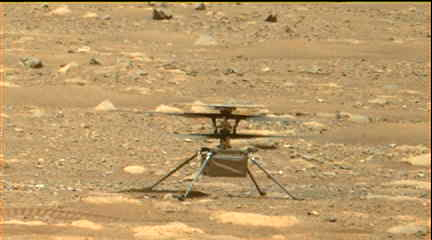
#> input picture picture.jpg, 432 x 240 px
$ jupyter execute --allow-errors Python_Problem_Solving_Kit.ipynb   (shell and % lines are left out)
#> lines starting #> are read from the running program, lines starting #| are printed output that depends on the picture
<a href="https://colab.research.google.com/github/elvinado/Problem-Solving-Kit/blob/main/Python_Problem_Solving_Kit.ipynb" target="_parent"></a>

<a id="Toc"></a>

# Table of Content

[Minimum Basic Concepts](#Section00)

<ins>Basic Skills</ins>

1. [Create a list](#Section01)
2. [Do thing repetitively](#Section02)
3. [Find duplicates in list](#Section03)
4. [Make all text capital or lowercase, etc.](#Section04)
5. [Do simple maths](#Section05)
6. [Do simple statistics](#Section06)
7. [Compare things](#Section07)
8. [Do thing only when condition is met](#Section08)
9. [Choose randomly from a list](#Section09)

<ins>Combination of Multiple Skills</ins>

10. [Generate Folders from list & list out folder contents?](#Section10)
11. [Rearrange files into folders?](#Section11)
12. [Plot list of x values and y values](#Section12)
13. [Download things from the internet](#Section13)
14. [Manipulate image](#Section14)
15. [Load Excel file into Python for further analysis](#Section15)
16. [Investigate table of data](#Section16)
17. [Search specific text from many text files](#Section17)
18. [So Fizz Buzz problem](#Section18)
19. [Check the impact of decimal places to the mean value](#Section19)
20. [Extract image frame from video](#Section20)
21. [Load and read table online](#Section21)

[Go to Table of Content](#Toc)
<a id="Section00"></a>

# Minimum Basic Concepts

And some rule of thumbs.

_Disclaimer: I ignore many nuances for the sake of simplity._

## 1. Variable
Basically any name that you decide. It is good habit to use descriptive noun as following:

        book           # variable name of a book (root word of the noun)
        books          # variable name of a list of book (use "s" at the end of the noun)
        reader_of_book # variable name for the reader of a book (use underscore)
        book_count     # variable name of the count of book (multiple word noun)

Don't name your variable like following:

        bk             # you believe this means book. BAD naming!
        bks            # you believe this means books. BAD naming!
        rob            # you believe this means reader. BAD naming!
        bc             # you believe this means count. BAD naming!

Some word are not allowed as variable names (also you have no reason to want to use them):

        True           # Reserved word Not allowed!
        None           # Reserved word Not allowed!
        1_var          # Starting with numbers not allowed!

        import keyword
        keyword.kwlist # To check all reserved word.

## 2. Assigment of value to a variable
Assign value on the right with **equal sign =** to variable on the left. Just like in mathematics.

        variable_name = value
        book = "Fluent Python, Clear,Consise, and Effective Programming"
        books = ["Fluent Python, Clear,Consise, and Effective Programming",
                 "Hands-On Machine Learning with Scikit-Learn, Keras & TensorFlow"]

## 3. List
List is something with **squared bracket \[...\]**

Each element is separated by **comma**

In my opinion the simplest data structure in Python. It can store 0,1 or more of "anything" in the list.

        []                         # empty list
        ["textbook"]               # 1 item in a list
        ["textbook","story_book"]  # 2 items in a list containing 2 texts
        ["textbook",2,my_variable] # 3 items in a list with mixture of "things" inside (text, number & variable). This is allowed but please avoid. Try not to mix. BAD habit!


## 4. Importing module
When our plain vanilla "Python" is not enough, we import module to add feature to our "Python".

        import os                         # import single module
        import matplotlib.pyplot as plt   # import single module with alias. "plt" in this case is common alias people use for pyplot.
        import os, math, statistics       # import multiple modules in one line
        from random import choice         # import a module from a package


## 5. Comment
Anything preceded by this **\# hashtag symbol** is called comment and will not be processed by the computer.

## 6. Indentation
Python use indentation in its syntax. Use 1 tab or 4 spaces or 2 spaces as indent.

        for number in numbers: # first line is not indented
            print(number)      # this line have 4 spaces indented compare to first line

_**p/s: But one day when you are skillfull enough you can do whatever you like. For now just follow this rule.**_

[Go to Table of Content](#Toc)
<a id="Section01"></a>

---
# How to a create list?

### Code Example
        ["a","l","v","i","n"]

[cell 1]
# create a fruits list containing Apple,Banana,Cherry,Dragon Fruit

# create a furnitures list containing chair,table,cupboard,sofa

# create a list of alphabet character from word sophisticated

# create a list of numbers containing 1,2,3,4,5,6

# create a list of numbers containing 1,3,5,7,9,11

# Solution

[cell 2]
# create a fruits list containing Apple,Banana,Cherry,Dragon Fruit
fruits = ["Apple","Banana","Cherry","Dragon Fruit"]
print(fruits)
# create a furnitures list containing chair,table,cupboard,sofa
furnitures = ['chair',"table",'cupboard',"sofa"]
print(furnitures)
# create a list of alphabet characters from the word sophisticated
chars = list("sophisticated")
print(chars)
# create a list of numbers containing 1,2,3,4,5,6
nos = [1,2,3,4,5,6]
print(nos)
nos2 = list(range(1,7))
print(nos2)
# create a list of numbers containing 1,3,5,7,9,11
nos3 = list(range(1,12,2))
print(nos3)
nos4 = nos3[::-1]
print(nos4)

[Go to Table of Content](#Toc)
<a id="Section02"></a>

---
# How to do thing repetitively?

Sometimes we need to do same thing again and again like a million times.

You need a for loop. Follow the following structure:

        for i in my_list:
            do something useful to i

### Code Example

        for x in ["a","l","v","i","n"]:
            print(f"In my name, there is character {x.upper()}")

[cell 3]
# alternative example, printing A 10 times
for _ in range(10):
    print("A")

## Do together

[cell 4]
# print the word apple 5 times

[cell 5]
# create list of things
fruits = ["Apple","Banana","Cherry","Dragon Fruit"]
# Print each fruits with the full sentense of "I love to eat FRUITNAME"

## Solution

[cell 6]
for _ in range(5):
    print("apple")

[cell 7]
for fruit in fruits:
    print(f"I love to eat {fruit}.")

### Extra
<ins>List Comprehension</ins>

Doing stuff to a list to create a new list using the following structure:

        [do_something_to_variable for variable in variable_list]

[cell 8]
# list comprehension
[f"I love to eat {fruit}." for fruit in fruits]

[Go to Table of Content](#Toc)
<a id="Section03"></a>

---
# How to find duplicates in list?

Then in this million things, you need to find if there are any duplication.

### Need to import collections module
        import collections

### Code Example
        # get a list
        words = ["car","cat","car","coat","call","cell","cart","cat","cat"]

        # count numbers of each item
        print(collections.Counter(words))

> Counter({'cat': 3, 'car': 2, 'coat': 1, 'call': 1, 'cell': 1, 'cart': 1})

## Do together

[cell 9]
# get a list
list_of_random_characters = list("guikljKUIKjfukgjhukytkhukfygkhjUKGYKHfguh".lower())
# count numbers of each item

## Solution

[cell 10]
import collections
# get a list
list_of_random_characters = list("guikljKUIKjfukgjhukytkhukfygkhjUKGYKHfguh".lower())
# count numbers of each item
print(dict(collections.Counter(list_of_random_characters)))

[Go to Table of Content](#Toc)
<a id="Section04"></a>

---
# How to do make all text capital or lowercase, etc.?

What I call **TEXT** if often in programming called **STRING**. In Python anything in between **double quote "..."** or **single quote '...'** is **STRING**

### Code Example
        # All uppercase
        "sometext".upper()

        # All lowercase
        "SomEtEXt".lower()

        # Capitalize Each Word
        "sometext".title()

        # Replace word
        "sometext".replace("e","i")

        # Make into list
        list("sometext")

## Do together

[cell 11]
text = """Beautiful is better than ugly.
Explicit is better than implicit.
Simple is better than complex.
Complex is better than complicated.
Flat is better than nested.
Sparse is better than dense.
Readability counts."""

[cell 12]
# Make all uppercase

[cell 13]
# Make all lowercase

[cell 14]
# Capitalize each word

[cell 15]
# Replace some word to another

[cell 16]
# Make sentences or text into list

## Solution

[cell 17]
print(text.upper(),"\n")
print(text.lower(),"\n")
print(text.title(),"\n")
print(text.replace("than","THANNNNN"),"\n")
print(text.split(),"\n")

[Go to Table of Content](#Toc)
<a id="Section05"></a>

---
# How to do simple maths?
- Arithmethic
- Trigonometry
- Combinations, Permutations
- Factorial
- Log, Power, Square Root

### Need to import math module
        import math
### Code Example
        x + y
        x - y
        x * y
        x / y
        math.degrees(radian_value)
        math.radians(degree_value)
        math.sin(radian_value)
        math.cos(radian_value)
        math.tan(radian_value)
        math.comb(n,k)
        math.perm(n,k)
        math.factorial(x)
        math.pow(10,2)
        math.log10(x)
        math.sqrt(x)

## Do together

[cell 18]
# plus

[cell 19]
# minus

[cell 20]
# multiply

[cell 21]
# division

[cell 22]
# import math

[cell 23]
# Degree -> Radian

[cell 24]
# Radian -> Degree

[cell 25]
# Sin

[cell 26]
# Cos

[cell 27]
# Tan

## Solution

[cell 28]
# Arithmetic
print(1 + 1)
print(2 - 1)
print(3 * 2)
print(10 / 5)

[cell 29]
import math

[cell 30]
import math
import matplotlib.pyplot as plt
print("pi/180 radians in degrees: ",math.degrees(math.pi/180)) # Radians -> Degree  => 180 degrees = pi radians
print("180 degrees in radians: ",math.radians(180))            # Degree  -> Radians => 1 radians = pi/180 degrees
plt.plot([math.sin(i*0.1) for i in range(0,100)])
plt.plot([math.cos(i*0.1) for i in range(0,100)])
plt.legend(["Sin","Cos"])
plt.show()
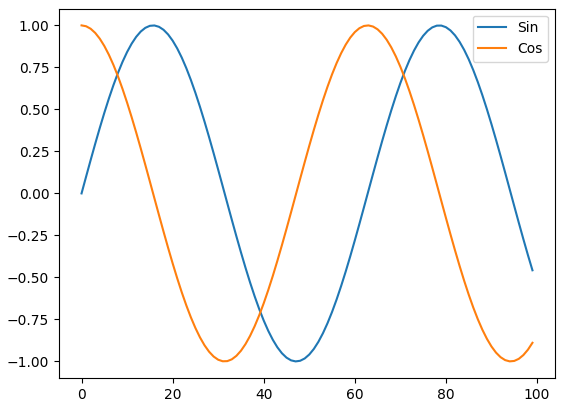
#> figure drawn by matplotlib, 1 panel; curve peaks at x = 16, y = 1; curve peaks at x = 0, y = 1
plt.plot([math.tan(i*0.1) for i in range(0,100)])
plt.show()
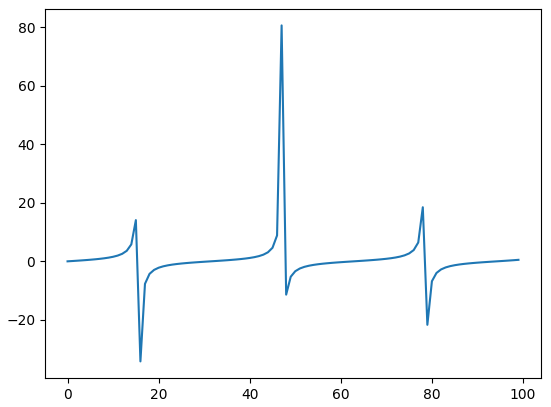
#> figure drawn by matplotlib, 1 panel; curve peaks at x = 47, y = 80.71

[cell 31]
print(math.comb(5,2)) # 5 number of things choose 2, repeat not allowed
print(math.perm(5,2)) # repeat allowed
print(math.factorial(5)) # 5 x 4 x 3 x 2 x 1

[cell 32]
print(math.pow(10,2))
print(math.log10(100))
print(math.sqrt(144))

[cell 33]
# loop the all
list_of_number = [79, 56, 71, 36, 99, 5, 7, 37, 57, 2, 10, 55, 18, 35, 41, 43, 31, 5, 63, 85]
for i in list_of_number:
    print(math.sqrt(i))

[Go to Table of Content](#Toc)
<a id="Section06"></a>

---
# How to do simple statistics?
- Average
- Median
- Most common value
- Variance
- Standard Deviation

### Need to import statistics module
        import statistics as st

### Code Example
        st.mean(list_of_numbers)
        st.median(list_of_numbers)
        st.mode(list_of_numbers)
        st.variance(list_of_numbers)
        st.stdev(list_of_numbers)

## Do together

[cell 34]
numbers = [1,5,7,3,6,7,4,8,8,9,3,1,1,1,1,1]

[cell 35]
# Find average

[cell 36]
# Find Median

[cell 37]
# Find most common numbers

[cell 38]
# Find Variance

[cell 39]
# find standard deviation

## Solution

[cell 40]
import statistics as st
print(sorted(numbers))
print("Mean          :",st.mean(numbers)) # Arithmetic mean (average) of data.
print("Median        :",st.median(numbers)) # Median (middle value) of data.
print("Mode          :",st.mode(numbers)) # Mode (most common value) of data.
print("Pop. Variance :",st.pvariance(numbers)) # Population variance of data.
print("Samp. Variance:",st.variance(numbers)) # Sample variance of data. (subset of population)
print("Pop. Std:     :",st.pstdev(numbers)) # Population standard deviation of data.
print("Samp. Std     :",st.stdev(numbers)) # Sample standard deviation of data.

[Go to Table of Content](#Toc)
<a id="Section07"></a>

---
# How to compare things?

### Python Comparison Operators
        1. Equal                    : a == b
        2. Not Equal                : a != b
        3. Greater Than             : a >  b
        4. Less Than                : a <  b
        5. Greater Than or Equal to : a >= b
        6. Less Than or Equal to    : a <= b

## Do together

[cell 41]
# is 1 equal to 2

[cell 42]
# is 1 equal to 1.0

[cell 43]
# is "somerandomtext" equal to "someramdomtext"

[cell 44]
# is "veryrandomthings" not equal to "veryrandomthings"

[cell 45]
# is 100 less or equal than 99

[cell 46]
# is 50 greater than 10

## Solution

[cell 47]
1 == 0

[cell 48]
1 == 1.0

[cell 49]
"Alvin"  != "Alexander"

[cell 50]
"Alvin" != "Alvin"

[cell 51]
100 <= 10

[cell 52]
50 > 10

[Go to Table of Content](#Toc)
<a id="Section08"></a>

---
# How to do thing only when condition is met?

If "something" is true "this", if not do "that"

You need to follow the following basic structure:

        if True Condition:      # Mandatory line
            Do Something        # Mandatory line
        elif True Condition:    # Optional line
            Do Something else   # Optional line
        else:                   # Optional line
            Do other things     # Optional line

### Code Example

        a = 10000
        b = 500

        if a > b:
            print("a is greater than b")
        elif a == b:
            print("a and b are equal")
        else:
            print("b is greater than a")

## Do together

[cell 53]
money_in_bank = 100
money_in_pocket = 0

# Case 1: Check if there is money in pocket

[cell 54]
# Case 2: Check if money in bank is more than pocket. else opposite

[cell 55]
# Case 3: Chek if money in pocket is more than bank else if equal or else bank more than

## Solution

[cell 56]
bank = 0
pocket = 500

# Case 1: Check if there is money in pocket
if pocket != 0:
    print("There is money in pocket")

# Case 2: Check if money in bank is more than pocket. else opposite
if bank > pocket:
    print("Bank more than Pocket")
else:
    print("Pocket more than Bank")

# Case 3: Chek if money in pocket is more than bank else if equal or else bank more than
if pocket > bank:
    print("Pocket more than bank")
elif pocket == bank:
    print("same")
else:
    print("bank more than pocket")

[Go to Table of Content](#Toc)
<a id="Section09"></a>

---
# How to choose randomly from a list?

- Sometimes it is just too difficult to make a decision to choose.
- Sometimes random is more fun.

# Need to import "choice" module from "random" package
        from random import choice

### Code Example
        list_of_thing = ["Ferrari","Lamborgini","Walking","Swimming","Aeroplane"]
        # choosing randomly
        choice = choice(list_of_things)
        # removing from list
        list_of_things.remove(choice)

## Do together

[cell 57]
# Make a list
restaurants = ["Umac House",
              "Subway",
              "Kafe Za'ba",
              "Pokok KL",
              "Grafa",
              "Khan",
              "Tavern 13",
              "Antipodean",
              "Suka hati kau lah"]

# Choose from the list

# Remove chosen from the list

## Solution

[cell 58]
from random import choice
choices = list("abcdef")

for _ in range(len(choices)):
    print("Before:",choices)
    my_choice = choice(choices)
    print("Chosen:",my_choice)
    choices.remove(my_choice)
    print("After :",choices,"\n")

## Alternative Solution

[cell 59]
from random import shuffle
# Make list
choices = list("abcdef")
# Randomize lise
shuffle(choices)
temp = choices.copy()
for choice in choices:
    print("Before:",temp)
    print("Chosen:",choice)
    temp.remove(choice)
    print("After :",temp,"\n")

[Go to Table of Content](#Toc)
<a id="Section10"></a>

---
# How to Generate Folders from list & list out folder contents?

### Need to import os module
        import os

### Code Example
        # listing content of current folder
        os.listdir()
        # make directory
        os.mkdir(folder)
        # delete directory
        os.rmdir(folder)

## Do together

[cell 60]
# Create list
# Create folder from list
# Rename folder

## Solution

[cell 61]
import os
# Check current folder list
os.listdir()

[cell 62]
folders = [f"folder_{i:02d}" for i in range(1,11)]
for folder in folders:
    try:
        os.mkdir(folder)
    except FileExistsError:
        print(f"{folder} folder exists")

os.listdir()

[cell 63]
# cleanup
for folder in folders:
    try:
        os.rmdir(folder)
    except FileNotFoundError:
        print(f"{folder} folder not found")

print(os.listdir())

[Go to Table of Content](#Toc)
<a id="Section11"></a>

---
# How to rearrange files into folders?

### Need to import os module
        import os

## Example

[cell 64]
# create dummy files with names of fruits
fruits = ["Apple","Banana","Cherry","Dragon_Fruit"]
# Example of nested loop ()
for fruit in fruits:
    for i in range(1,6):
        with open(f"{i}_{fruit}.txt","w") as f:
            f.write(f"I love to eat {i} piece of {fruit}")

[cell 65]
# list out the current directory
import os
os.listdir()

[cell 66]
# create folders with names of fruits
for fruit in fruits:
    os.mkdir(fruit)

[cell 67]
# create folders with names of fruits. Better way.
for fruit in fruits:
    try:
        os.mkdir(fruit)
        print(f"{fruit} folder created")
    except FileExistsError:
        print(f"{fruit} folder exists")

[cell 68]
# move files into folders
for file in os.listdir():                                       # Loop all files in the directory
    for fruit in fruits:                                        # loop each fruits
        name = f"{fruit}.txt"                                   # name we expect in the filename
        if name in file:                                        # check if the name is in the filename
            os.rename(file, f"{fruit}/{file}")                  # moving file to folder with fruit name
            print("file moved :", file, "=>",f"{fruit}/{file}")

[cell 69]
os.listdir()

### Cleanup: Need to import shutil module
        import shutil

[cell 70]
# cleanup
import shutil
for fruit in fruits:
    try:
        shutil.rmtree(fruit)
    except FileNotFoundError:
        print(f"{fruit} folder not found")

[Go to Table of Content](#Toc)
<a id="Section12"></a>

---
# How to plot list of x values and y values?

### Need to import matplotlib.pyplot module
        import matplotlib.pyplot as plt

## Example

[cell 71]
# in this example y = x squared
x = list(range(1,11)) # this is equivalent to [1,2,3,4,5,6,7,8,9,10]
y = [i**2 for i in x] # this is equivalent to [1, 4, 9, 16, 25, 36, 49, 64, 81, 100]

[cell 72]
import matplotlib.pyplot as plt

plt.figure(figsize=(10,5))
plt.plot(x,y)
plt.show()
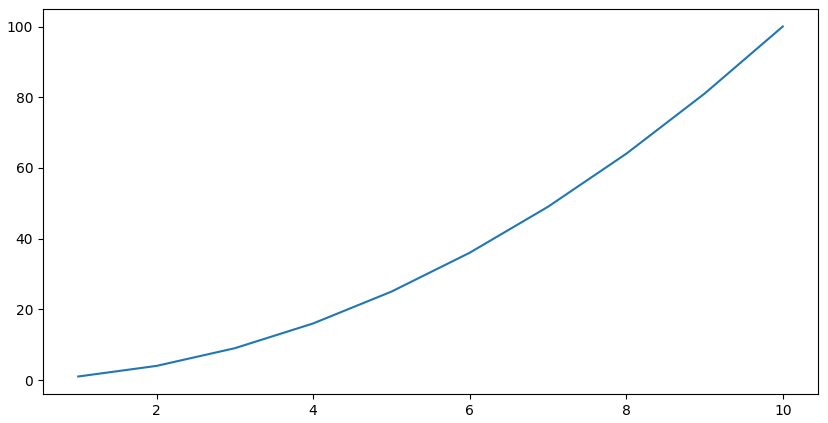
#> figure drawn by matplotlib, 1 panel; curve peaks at x = 10, y = 100

[cell 73]
# try plot scatter plot for any 4 number pairs.
x = [1,5,49,100]
y = [-5,40,10,50]

plt.figure(figsize=(10,5))
plt.scatter(x,y)
plt.show()
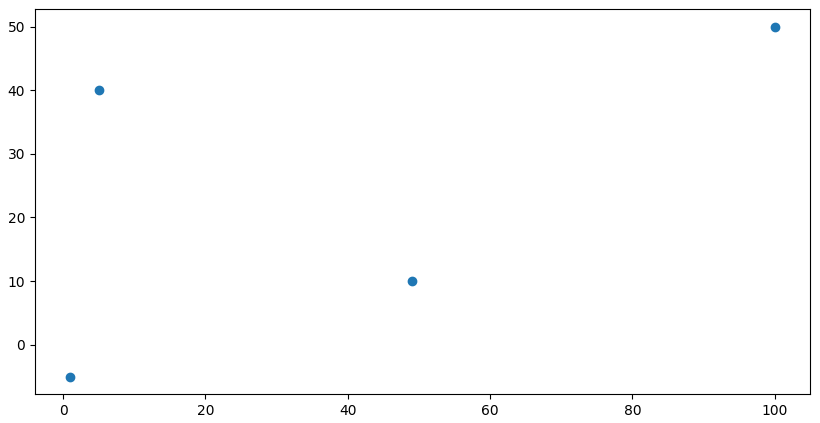
#> figure drawn by matplotlib, 1 panel

## Do together

[cell 74]
# try plot straight line y = x + 2

[cell 75]
# try plot y = square root x for x in range 1 to 100

Sigmoid equation

[cell 76]
# try plot y = x sigmoid for x in range -10 to 10

## Solution

[cell 77]
# try plot straight line y = x + 2
x = list(range(1,100))
y = [i + 2 for i in x]

plt.figure(figsize=(10,5))
plt.plot(x,y)
plt.show()

[cell 78]
# try plot y = square root x for x in range 1 to 100
x = list(range(1,100))
y = [i**(0.5) for i in x]

plt.figure(figsize=(10,5))
plt.plot(x,y)
plt.show()

[cell 79]
# try plot y = x sigmoid for x in range -10 to 10
import math
x = list(range(-10,10))
y = [1/(1+math.exp(-i)) for i in x]

plt.figure(figsize=(10,5))
plt.plot(x,y)
plt.show()

[Go to Table of Content](#Toc)
<a id="Section13"></a>

---
# How to download things from the internet

### Need to import requests module
        import requests

### Code Example
        url = "https://website.com/specific_file.extension"
        request = requests.get(url, allow_redirects=True)
        open("specific_file.extension", 'wb').write(request.content)

## Do together

[cell 80]
import requests
# find some link to any file online
url = "link_to_file"
# your code here

[Go to Table of Content](#Toc)
<a id="Section14"></a>

---
# How to manipulate image?

## What is an image?
Most common are two types which are color images and monochromatic image.

For any pixel based image each "box" of pixel can carry information either color or monochormatic.

Image is an array of pixels containing information of color.

This is example of RGB mix for typical color image.

This color system is called additive color hence when add all become white.

As you can see it has 3 channel Red Green Blue with 8-bit per channel data for total of 24-bit per pixels.

In this example we are going to do following:
1. Show the image in Notebook
2. Find edges in image
3. Gaussian Blur
4. Extract Channel (red, green, blue)
5. Change to grayscale
6. Add contrast

If you think of it, it is not really useful to edit/manipulate one image using this.

However, when you have 100 or 1000 images than this automation would save a lot of time.

### Need to import cv2, matplotlib.pyplot, numpy
        import cv2
        import matplotlib.pyplot as plt
        import numpy as np

## Examples

[cell 81]
# Get picture
import requests,os
# try look for any image links online maybe https://mars.nasa.gov/mars2020/multimedia/raw-images/image-of-the-week/
url = "https://mars.nasa.gov/mars2020-raw-images/pub/ods/surface/sol/00067/ids/edr/browse/zcam/ZL0_0067_0672885164_601ECM_N0032208ZCAM05048_110050J04.png"
#> (the rest of this cell did not finish here and is left out)

[cell 82]
import cv2
import matplotlib.pyplot as plt
import numpy as np
img_ori = cv2.imread("picture.jpg")
#> img_ori is the input picture: shape (240, 432, 3); mean B, G, R 105, 154.5, 187.1
img = cv2.cvtColor(img_ori, cv2.COLOR_BGR2RGB) # default cv2 loads as BGR, we change to RGB
#> (the rest of the program and of its run is left out)
